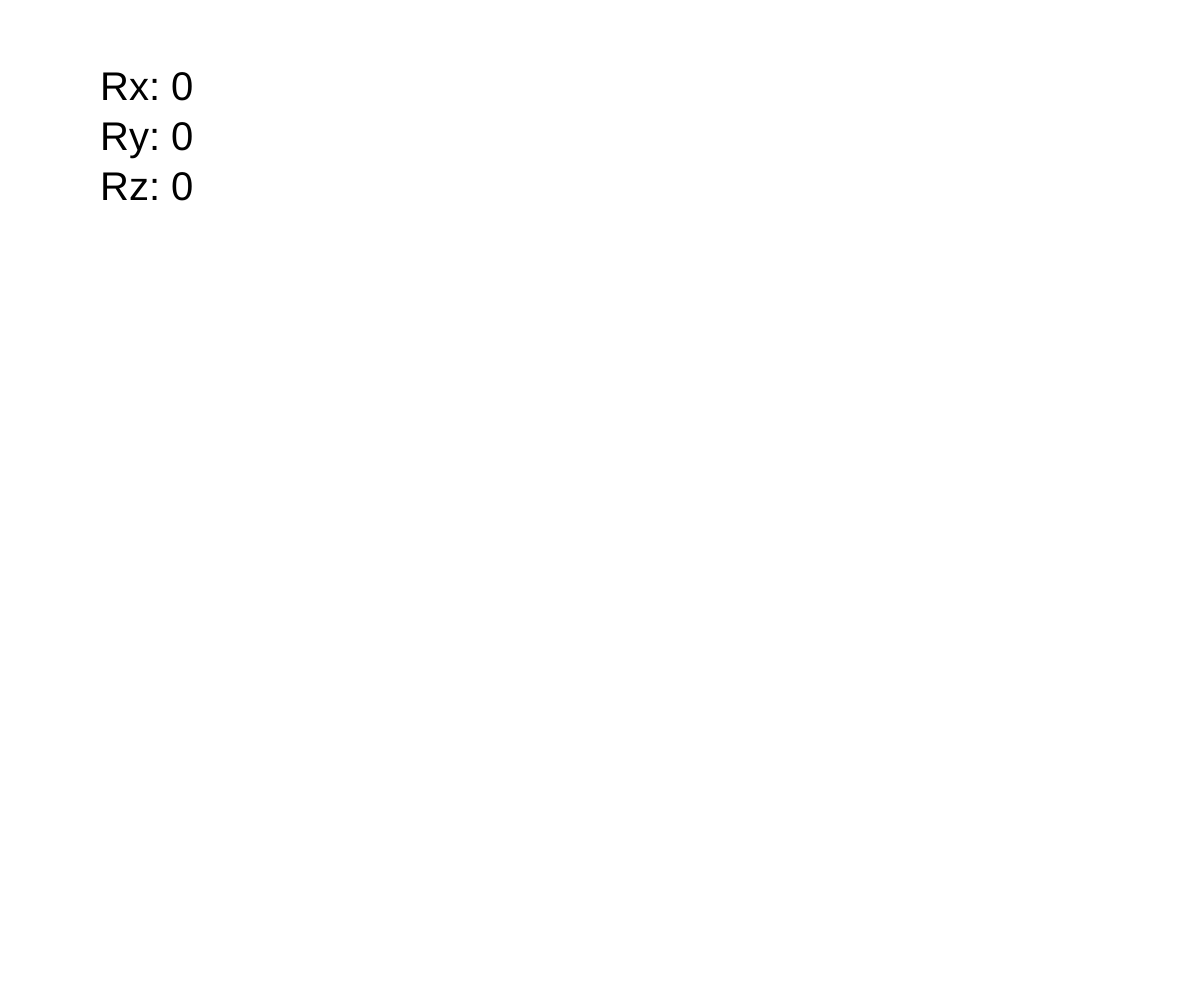
Frame 1 (no input)
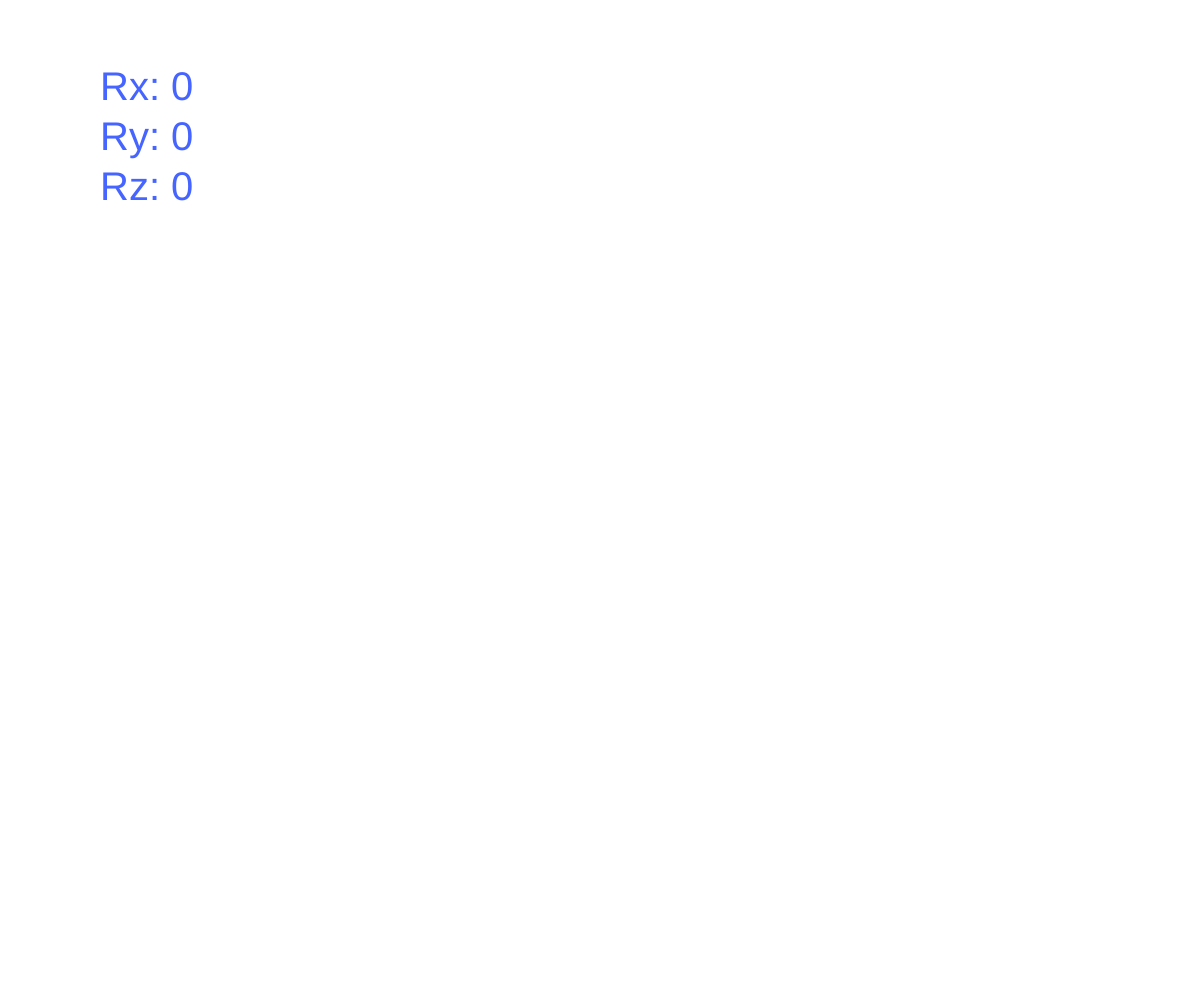
Frame 60 (no input)
Frame 120 (the mouse pressed at the canvas centre since frame 60): identical to frame 60, image omitted

The p5.js sketch that drew these frames (run headless with seeded random() and noise() and a simulated clock; from frame 60 on, the mouse is pressed at the canvas centre):

// p5.js sketch
// ── sketch.js
var px,py,vx,vy,ax,ay,vMultiplier;

function setup() {
 createCanvas(windowWidth,windowHeight); 

 vx = 0;
 vy = 0;
 ax = 0;
 ay = 0;
 vMultipier = 0.05;
 px = windowWidth/2;
 py = windowHeight/2;
}

function draw() {
 background(255);
 textSize(40);
 text("Rx: " + rotationX, 100, 100);
 text("Ry: " + rotationY, 100, 150);
 text("Rz: " + rotationZ, 100, 200);
 drawBall();

}

function drawBall(){
fill(70,100,600);
ax = rotationY * vMultiplier;
ay = rotationX * vMultiplier;
vx += ax;
vy += ay;
px += vx;
py += vy;
ellipse(px,py,100)
}
